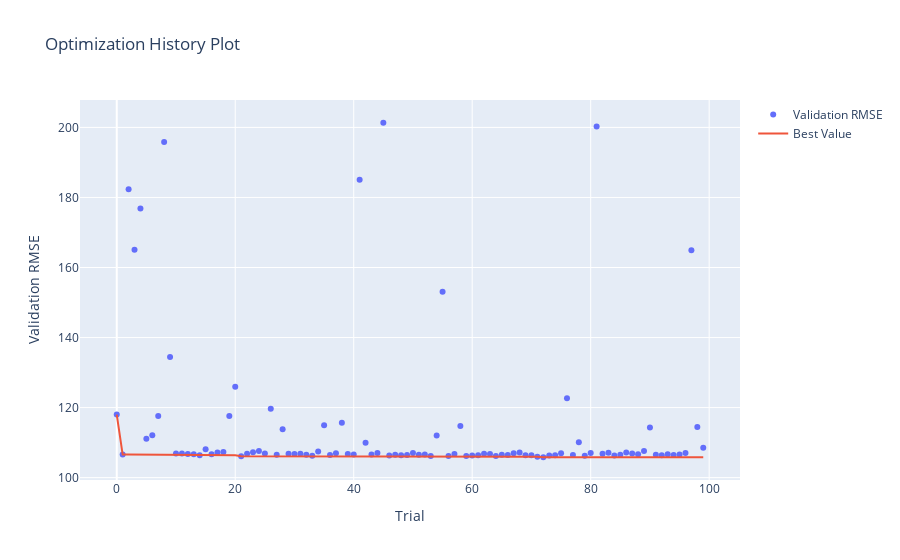

The code cell stored with this chart in its notebook:
### Markdown cell above
1. **How did the model performance evolve across the trials?**

To answer this question, we use the `optuna.visualization.plot_optimization_history()` function.  
It allows us to visualize how the **objective value** and the **best score so far** evolved over the course of the trials, giving insight into the convergence and efficiency of the optimization process.

### Code cell
optuna.visualization.plot_optimization_history(study=study, target_name="Validation RMSE")
